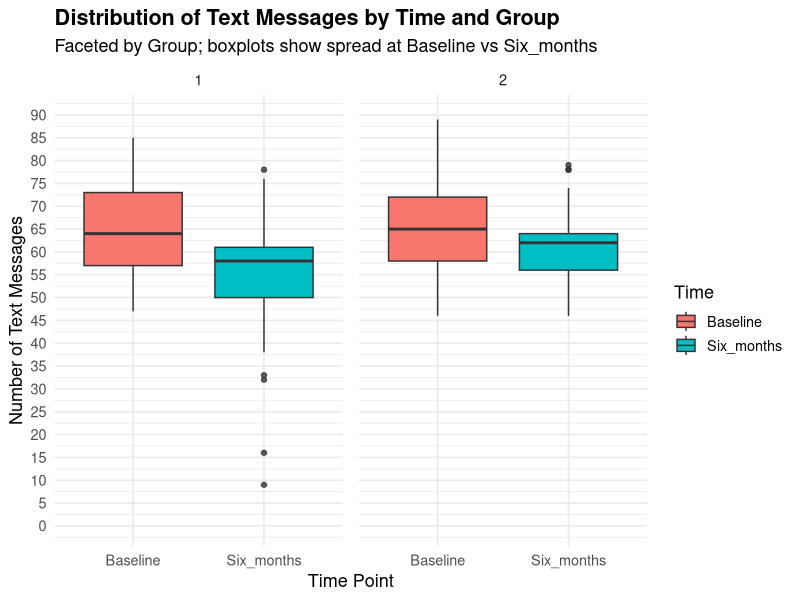
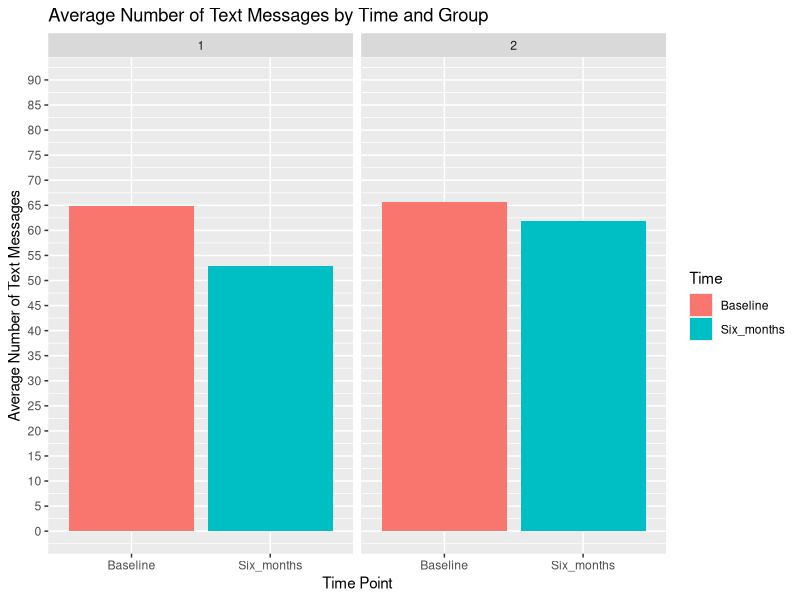

These charts were generated, in order, by the following R code:
## ---- chunk 1
knitr::opts_chunk$set(echo = TRUE)
## ---- chunk 2
# read in data
text <- read.csv("TextMessages.csv")

# install packages
library(ggplot2)
# install.packages("tidyr")
library(tidyr)
library(dplyr)

## ---- chunk 3

# To get a quick understanding of the exact names of the variables involved, 
# we can simply run the names() function, followed by the glimpse() command, to
# ensure that the data are in order and accurately reflect the csv file. 
names(text)
glimpse(text)

# We want to first covert the variables Baseline and Six_months into numeric
# format, to ensure that they can be utilized for quantitative analyses and 
# visualizations. We then need to reshape the dataset from wide format to 
# long format, using the pivot_longer() command. In the original wide structure,
# each participant featured separate columns for the number of text messages
# sent at Baseline and at Six months. After reshaping, these two columns are 
# combined into a single variable called TextMessages, with a corresponding
# Time variable, which indicates whether each observation came from the 
# Baseline or Six-month time point. This transformation will serve to make
# the data tidy, which is ideal for plotting/faceting and conducting
# group/time comparisons within ggplot2.

text_long <- text %>% mutate(Baseline = as.numeric(Baseline),
    Six_months = as.numeric(Six_months)) %>% pivot_longer(
    cols = c(Baseline, Six_months),
    names_to = "Time",
    values_to = "TextMessages")

# We want to refine the structure by explicitly converting key variables into
# factors with defined levels. The Time variable (split between indication of
# Baseline or Six months) will be converted into a factor and ordered, so that
# Baseline appears first, ensuring consistency in the plots. The Group variable
# will also be converted into a factor, so that it represents categorical data
# rather than numeric values. In defining these variables as factors, we 
# ensure that ggplot2 treats them as categorical axes rather than continuous 
# scales. 

text_long <- text_long %>% mutate(Time  = factor(Time, 
    levels = c("Baseline", "Six_months")),
    Group = as.factor(Group))

# VISUALIZATION 1: 

# We want to generate a set of faceted boxplots that display the distribution
# of texts across the two time points for each participant group. The function
# ggplot() will map Time to the x-axis, TextMessages to the y-axis, and Time
# to the fill color, to create distinction between the periods. We will then
# utilize the geom_boxplot() layer to create boxplots that show the central
# tendency, variability, and potential outliers. The facet_wrap(~ Group) 
# function produces separate panels for each group, allowing for side-by-side
# comparisons for texting behaviors. 
  
boxplot1 <- ggplot(text_long, aes(x = Time, y = TextMessages, fill = Time)) +
  geom_boxplot(outlier.alpha = 0.8) + facet_wrap(~ Group) + labs(
  title = "Distribution of Text Messages by Time and Group",
  subtitle = "Faceted by Group; boxplots show spread at Baseline vs Six_months",
    x = "Time Point",
    y = "Number of Text Messages",
    fill = "Time") + scale_y_continuous(limits = c(0, 90), 
    breaks = seq(0, 90, by = 5)) + theme_minimal(base_size = 13) + theme(
    plot.title = element_text(face = "bold"),
    panel.spacing = unit(12, "pt"))

print(boxplot1)
# The faceted boxplots illustrate the distribution of text counts, for each
# participant group (1 and 2) across two time points (Baseline and Six months).
# In both groups, the median number of text messages is moderately high, with
# slightly greater variability at Baseline, as compared to Six months (indicated
# by the wider interquartile range and the presence of a few lower outliers). 
# Across groups, the pattern suggests a small decline in text frequency over
# time, with the central tendencies remaining fairly consistent. The 
# compactness of the boxes at Six months implies that participants' 
# messaging behavior became more uniform, while the whiskers inidcate that
# most of the values fall within a similar overall range. Together, the plots
# demonstrate stable but marginally reduced texting activity from Baseline 
# to Six months, and comparable distributional patterns between the two
# groups involved. 

## ---- chunk 4
#  Create stratified bar charts of text messages Group and Time (Hint: Faceted Bar Charts).

# reshape data from wide to long format
text_long <- text %>% pivot_longer(cols = c(Baseline, Six_months), names_to = "Time", values_to = "TextMessages")

# make the Time variable ordered for better plotting
text_long$Time <- factor(text_long$Time, levels = c("Baseline", "Six_months"))

# create stratified bar charts of text messages Group and Time
barchart <- ggplot(text_long, aes(x = Time, y = TextMessages, fill = Time)) +
    geom_bar(stat = "summary", fun = "mean", position = "dodge") +
    facet_wrap(~ Group) +
    labs(title = "Average Number of Text Messages by Time and Group", x = "Time Point", y = "Average Number of Text Messages", fill = "Time") +
    scale_y_continuous(limits = c(0,90), breaks = seq(from = 0, to = 90, by = 5))

# view bar chart
barchart

## ---- chunk 5

# compute summary statistics by Group and Time
summary_stats <- text_long %>%
  group_by(Group, Time) %>%
  summarise(
    n = n(),
    mean = mean(TextMessages),
    sd = sd(TextMessages),
    min = min(TextMessages),
    max = max(TextMessages))

# view results
print(summary_stats)
